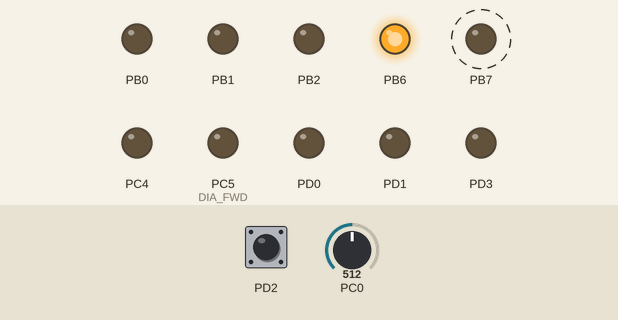
The program below on a simulated ATmega8, built with avr-gcc and emulated at 1 MHz. Shown: output pins drawn as LEDs (lit = HIGH). Dashed ring = blinking. The test bench sets the inputs (shaded band); at power-on: PD2 HIGH, PC0 = 512.

Above: at 1.2 s.
1.3 s: PD2 pulled LOW for 0.15 s
At 2.3 s:
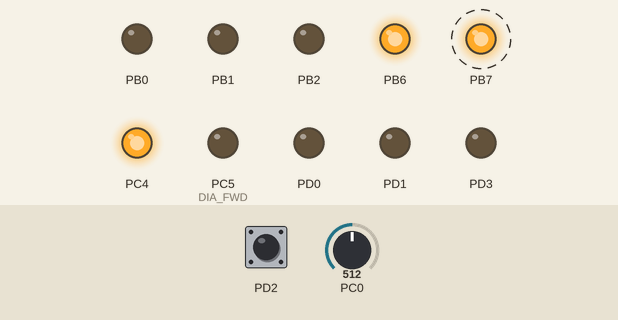
4.4 s: PC0 set to 497
6.5 s: PC0 set to 477
At 8.8 s:
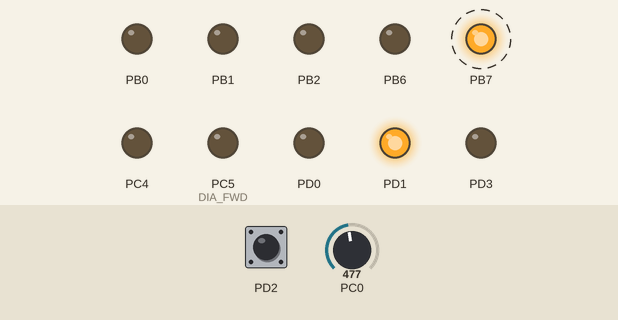
9.5 s: PC0 set to 9
At 10.8 s:
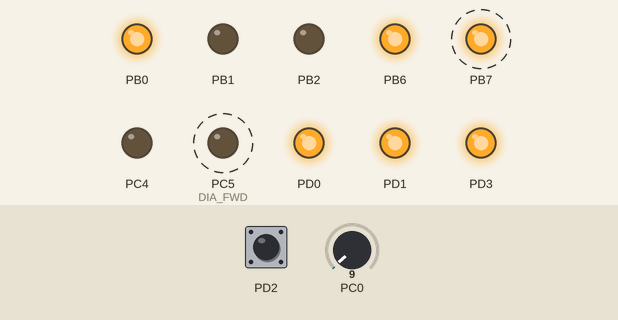
12.5 s: PC0 set to 48
14.7 s: PC0 set to 59
At 17.3 s:
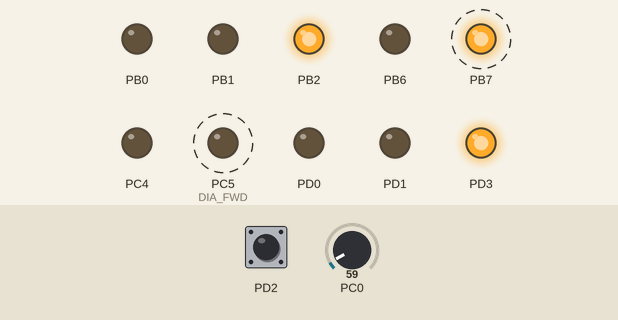
Timing chart, 0 to 18.7 s (numbered marks = the images above; inputs shaded):
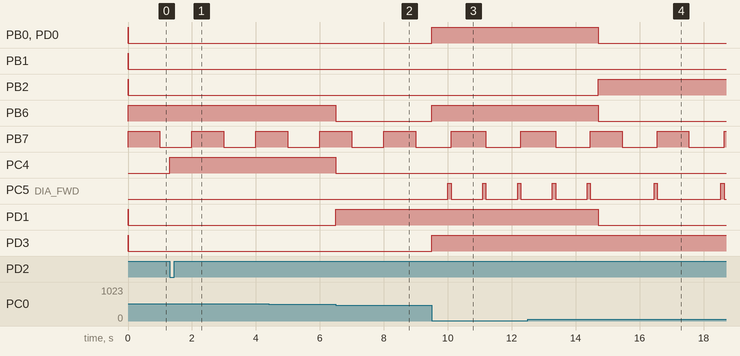

Measured:
- the behaviour switches between 485 and 484 on PC0 (found by bisection; images 1 and 2)
- the behaviour switches between 52 and 53 on PC0 (found by bisection; images 3 and 4)
- after the input at 1.3 s, PC4: LOW → HIGH at once
- after the input at 6.5 s, PB6, PC4: HIGH → LOW at once; PD1: LOW → HIGH at once
- after the input at 9.5 s, PB0, PB6, PD0, PD3: LOW → HIGH at once
- after the input at 14.7 s, PB0, PB6, PD0, PD1: HIGH → LOW at once; PB2: LOW → HIGH at once; PC5 (DIA_FWD): alternates HIGH for 0.10 s and LOW for 2.0 s, starting after 1.8 s
- by itself, PB7: alternates HIGH for 0.99 s and LOW for 1.1 s
- by itself, PC5 (DIA_FWD): alternates HIGH for 0.10 s and LOW for 0.99 s

The program:

main.c
```c
#include <avr/io.h>
#include <avr/interrupt.h>

#include "defines.h"
#include "events.h"
#include "timer.h"
#include "adc.h"
#include "dia_cntrl.h"


static void init_uc ( );
static void init_ports ( );
static void init_ext_irq ( );


int main ( )
{
	init_uc ( );
	sei ( );

	while ( 1 ) {
		eval_event_flags ( );
	}
	return 0;
}


static void init_uc ( )
{
	// config ports
	init_ports ( );

	// conifg timer
	timer_init ( );

	// config the ADC
	adc_init ( );

	// configure external interrupt request (keypress)
	init_ext_irq ( );

	events_init ( );

	dia_cntrl_init ( );

	return;
}


// configures the general I/O ports
static void init_ports ( )
{
	// 7 segment outputs on Port C
	PORTB = (1<<PB0) | (1<<PB1) | (1<<PB2) | (1<<PB6) | (1<<PB7);
	DDRB =  (1<<PB0) | (1<<PB1) | (1<<PB2) | (1<<PB6) | (1<<PB7);

	// 7 segment outputs on port D and input tact switch pull up (PD2)
	PORTD = (1<<PD0) | (1<<PD1) | (1<<PD2) | (1<<PD3);
	DDRD  = (1<<PD0) | (1<<PD1) | (1<<PD3);

	// the red "10" LED and the output driver ("forward one slide")
	DDRC = (1<<PC4) | (1<<PC5);

	return;
}


static void init_ext_irq ( )
{
	MCUCR |= (1<<ISC01);		// falling edge for INT0
	GICR  |= (1<<INT0);			// enable INT0
}


ISR ( SIG_OUTPUT_COMPARE1A ) {

	set_event_flag ( TIMER1_EVT );

	return;
}


ISR ( SIG_INTERRUPT0 ) {
	set_event_flag ( KEYPRESS_EVT );
}
```

adc.c
```c
/*
 * adc.c
 *
 *  Created on: 23.06.2011
 *      Author: frank
 */

#include <avr/io.h>

#include "defines.h"

#include "adc.h"


void adc_init ( )
{
	// voltage reference: AVcc, select ADC0 input
	ADMUX = (1<<REFS0);
	// enable ADC in free running mode with prescaler == XTAL/32
	ADCSRA = (1<<ADEN) | (1<<ADSC) | (1<<ADFR) | (1<<ADPS2) | (1<<ADPS0);
	return;
}

uint16_t adc_get_value ( )
{
	return ADC;
}
```

adc.h
```c
/*
 * adc.h
 *
 *  Created on: 23.06.2011
 *      Author: frank
 */

#ifndef ADC_H_
#define ADC_H_

#include <avr/io.h>

void adc_init ( );

uint16_t adc_get_value ( );

#endif /* ADC_H_ */
```

defines.h
```c
/*
 * defines.h
 *
 *  Created on: 13.06.2011
 *      Author: frank
 */

#ifndef DEFINES_H_
#define DEFINES_H_


#endif /* DEFINES_H_ */


// timer defines

#define TMR_COMPARE_MATCH	(uint16_t) (F_CPU*0.01)	// 10 milliseconds

#define DIA_FWD	PC5

// event flags
#define	TIMER1_EVT	 (uint16_t) 0x0001		// timer 1 compare match
#define TICK_EVT	 (uint16_t) 0x0002		// triggered once a second
#define KEYPRESS_EVT (uint16_t) 0x0004		// key pressed by user

// ADC -> second calculation constants
#define ADC_SEC_DISTANCE	54
#define ADC_SEC_MAXSECONDS  19
```

dia_cntrl.c
```c
/*
 * dia_cntrl.c
 *
 *  Created on: 23.06.2011
 *      Author: frank
 */

#include <avr/io.h>
#include <util/delay.h>
#include "dia_cntrl.h"
#include "defines.h"
#include "nbr_display.h"


static uint8_t seconds_elapsed;
static uint8_t seconds_delay;
static uint8_t enabled;

static void trigger_forward ( );


void dia_cntrl_init ( )
{
	seconds_elapsed = 0;
	seconds_delay = 6;
	enabled = 0;
}


void dia_cntrl_tick ( )
{
	if ( enabled ) {
		seconds_elapsed++;
		if ( seconds_elapsed >= seconds_delay ) {
			seconds_elapsed = 0;
			trigger_forward ( );
		}
	}
}


void dia_cntrl_on_off ( uint8_t on_off )
{
	if ( on_off )
		enabled = 1;
	else
		enabled = 0;
}


uint8_t dia_cntrl_get_active ( )
{
	return enabled;
}


void dia_cntrl_set_seconds ( uint8_t seconds )
{
	if ( !enabled ) {
		nbr_display_set_nbr ( 0 );
		return;
	}

	if ( seconds > 0 ) {
		seconds_delay = seconds;
		nbr_display_set_nbr ( seconds );
	}
	return;
}


static void trigger_forward ( )
{
	PORTC |= (1<<PC5);
	_delay_ms ( 100 );
	PORTC &= ~(1<<PC5);
	return;
}
```

dia_cntrl.h
```c
/*
 * dia_cntrl.h
 *
 *  Created on: 23.06.2011
 *      Author: frank
 */

#ifndef DIA_CNTRL_H_
#define DIA_CNTRL_H_


void dia_cntrl_init ( );

void dia_cntrl_tick ( );

void dia_cntrl_on_off ( uint8_t on_off );

uint8_t dia_cntrl_get_active ( );

void dia_cntrl_set_seconds ( uint8_t seconds );


#endif /* DIA_CNTRL_H_ */
```

events.c
```c
/*
 * events.c
 *
 *  Created on: 23.06.2011
 *      Author: frank
 */

#include <avr/io.h>
#include <avr/interrupt.h>
#include "events.h"
#include "timer.h"
#include "adc.h"
#include "nbr_display.h"
#include "dia_cntrl.h"


static uint16_t event_flags;
static uint8_t nbr;

static void set_seconds_from_adc ( uint16_t adc_val );


void events_init ( )
{
	event_flags = 0;

	nbr = 0;
}


void set_event_flag ( uint16_t flag )
{
	cli ( );
	event_flags |= flag;
	sei ( );
	return;
}


void eval_event_flags ( )
{
	uint16_t evt_tmp;
	uint16_t adc_val;


	cli();
	evt_tmp = event_flags;
	event_flags = 0;
	sei ( );

	if ( evt_tmp & TIMER1_EVT ) {
		timer_tick ( );
		// read ADC
		adc_val = adc_get_value ( );
		set_seconds_from_adc ( adc_val );

	}

	if ( evt_tmp & TICK_EVT ) {
		dia_cntrl_tick ( );
		nbr_display_set_dot ( nbr % 2 );
		nbr++;
	}

	if ( evt_tmp & KEYPRESS_EVT ) {
		if ( dia_cntrl_get_active () )
			dia_cntrl_on_off ( 0 );
		else
			dia_cntrl_on_off ( 1 );
	}
}


static void set_seconds_from_adc ( uint16_t adc_val )
{
	uint8_t cnt = 0;
	uint16_t upper_limit = ADC_SEC_DISTANCE-1;
	uint8_t seconds;

	for ( cnt=0; cnt<ADC_SEC_MAXSECONDS; cnt++ ) {
		if ( adc_val < upper_limit ) {
		    seconds = cnt+1;
			break;
		}
		upper_limit += ADC_SEC_DISTANCE;
	}

	dia_cntrl_set_seconds ( seconds );
}
```

events.h
```c
/*
 * events.h
 *
 *  Created on: 23.06.2011
 *      Author: frank
 */

#ifndef EVENTS_H_
#define EVENTS_H_

#include <avr/io.h>
#include "defines.h"


void events_init ( );

void set_event_flag ( uint16_t flag );

void eval_event_flags ( );

#endif /* EVENTS_H_ */
```

nbr_display.c
```c
/*
 * nbr_display.c
 *
 *  Created on: 22.06.2011
 *      Author: frank
 */


#include "nbr_display.h"


// combination
#define NUM_ERROR

void nbr_display_init ( )
{

}


void nbr_display_set_nbr ( uint8_t number )
{
	uint8_t pb = PORTB;
	uint8_t pd = PORTD;

	if ( number > 19 )
	{
		pb |=  ( (1<<PB1) | (1<<PB2) );
		pb &= ~( (1<<PB0) | (1<<PB6) );
		pd &= ~( (1<<PD0) | (1<<PD1) | (1<<PD3) );
	}
	else {
		if ( number >= 10 ) {
			number -= 10;
			PORTC |= (1<<PC4);
		}
		else {
			PORTC &= ~(1<<PC4);
		}
		if ( number == 1 ) {
			pb |=  ( (1<<PB0) | (1<<PB6) );
			pb &= ~( (1<<PB1) | (1<<PB2) );
			pd |=  ( (1<<PD0) | (1<<PD1) | (1<<PD3) );
		}
		else if ( number == 2 ) {
			pb |=  ( (1<<PB2) );
			pb &= ~( (1<<PB0) | (1<<PB1) | (1<<PB6) );
			pd &= ~( (1<<PD0) | (1<<PD1) );
			pd |=  ( (1<<PD3) );
		}
		else if ( number == 3 ) {
			pb &= ~( (1<<PB0) | (1<<PB1) | (1<<PB2) | (1<<PB6) );
			pd &= ~( (1<<PD0) );
			pd |=  ( (1<<PD1) | (1<<PD3) );
		}
		else if ( number == 4 ) {
			pb |=  ( (1<<PB0) );
			pb &= ~( (1<<PB1) | (1<<PB2) | (1<<PB6) );
			pd &= ~( (1<<PD3) );
			pd |=  ( (1<<PD0) | (1<<PD1) );
		}
		else if ( number == 5 ) {
			pb |=  ( (1<<PB1) );
			pb &= ~( (1<<PB0) | (1<<PB2) | (1<<PB6) );
			pd &= ~( (1<<PD0) | (1<<PD3) );
			pd |=  ( (1<<PD1) );
		}
		else if ( number == 6 ) {
			pb |=  ( (1<<PB1) );
			pb &= ~( (1<<PB0) | (1<<PB2) | (1<<PB6) );
			pd &= ~( (1<<PD0) | (1<<PD1) | (1<<PD3) );
		}
		else if ( number == 7 ) {
			pb |=  ( (1<<PB6) );
			pb &= ~( (1<<PB0) | (1<<PB1) | (1<<PB2) );
			pd |=  ( (1<<PD0) | (1<<PD1) | (1<<PD3) );
		}
		else if ( number == 8 ) {
			pb &= ~( (1<<PB0) | (1<<PB1) | (1<<PB2) | (1<<PB6) );
			pd &= ~( (1<<PD0) | (1<<PD1) | (1<<PD3) );
		}
		else if ( number == 9 ) {
			pb &= ~( (1<<PB0) | (1<<PB1) | (1<<PB2) | (1<<PB6) );
			pd &= ~( (1<<PD0) | (1<<PD3) );
			pd |=  ( (1<<PD1) );
		}
		else if ( number == 0 ) {
			pb |=  ( (1<<PB6) );
			pb &= ~( (1<<PB0) | (1<<PB1) | (1<<PB2) );
			pd &= ~( (1<<PD0) | (1<<PD1) | (1<<PD3) );
		}
	}
	PORTB = pb;
	PORTD = pd;
}


void nbr_display_set_dot ( uint8_t on_off )
{
	if ( on_off )
		PORTB |= (1<<PB7);
	else
		PORTB &= ~(1<<PB7);
}
```

nbr_display.h
```c
/*
 * nbr_display.h
 *
 *  Created on: 22.06.2011
 *      Author: frank
 */

#ifndef NBR_DISPLAY_H_
#define NBR_DISPLAY_H_

#include <avr/io.h>

void nbr_display_init ( );

void nbr_display_set_nbr ( uint8_t number );

void nbr_display_set_dot ( uint8_t on_off );

#endif /* NBR_DISPLAY_H_ */
```

timer.c
```c
/*
 * timer.c
 *
 *  Created on: 13.06.2011
 *      Author: frank
 */

#include "defines.h"
#include "timer.h"
#include "events.h"

#include <avr/io.h>

static uint8_t tick_cnt;


void timer_init ( )
{
	// Timer 1 (16 Bit):
	// mode 4 (CTC, Top == OCR1A), clkIO/1,
	// Output Compare Match A IRQ enabled (IRQ every 10 ms at 1 MHz clk_IO)
	OCR1A = TMR_COMPARE_MATCH;	// 10000 (base10)
	TCCR1A = 0x00;
	TCCR1B = (1<<WGM12) | (1<<CS10);
	TIMSK = (1<<OCIE1A);
	return;

	tick_cnt = 0;
	return;
}

void timer_tick ( )
{
	tick_cnt++;

	if ( tick_cnt == 100 ) {
		tick_cnt = 0;
		set_event_flag ( TICK_EVT );

	}
	return;
}
```

timer.h
```c
/*
 * timer.h
 *
 *  Created on: 13.06.2011
 *      Author: frank
 */

#ifndef TIMER_H_
#define TIMER_H_


void timer_init ( );

void timer_tick ( );

#endif /* TIMER_H_ */
```
